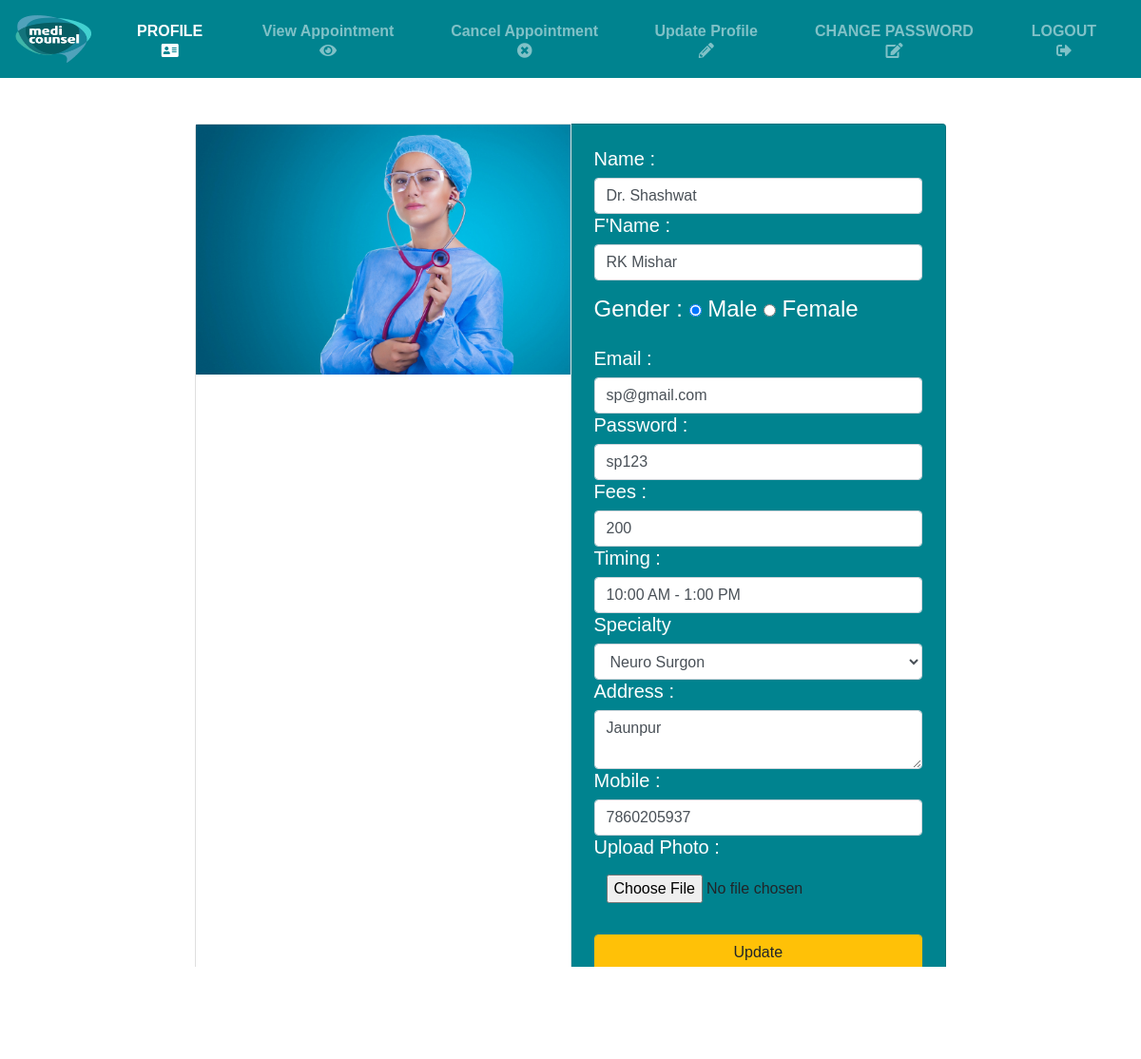
The app's page /dupdate1.php (signed in) with its own data.
### tables this page shows
CREATE TABLE IF NOT EXISTS `tbl_doctor` (
  `doc_id` int(11) NOT NULL AUTO_INCREMENT,
  `name` varchar(60) NOT NULL,
  `fname` varchar(60) NOT NULL,
  `gender` varchar(6) NOT NULL,
  `email` varchar(30) NOT NULL,
  `password` varchar(20) NOT NULL,
  `fees` int(6) NOT NULL,
  `timing` varchar(20) NOT NULL,
  `specialty` varchar(20) NOT NULL,
  `address` varchar(150) NOT NULL,
  `mobile` varchar(13) NOT NULL,
  `photo` varchar(150) NOT NULL,
  `date` varchar(20) NOT NULL,
  PRIMARY KEY (`doc_id`)
);

### dupdate1.php (the view, shortened to what this page needs)
<?php
if($_SESSION['doctor']=="")
{
	header("Location:login.php");
}
else
{
include("dheader.php");
$email=$_SESSION['doctor'];
$query="select * from tbl_doctor where email='$email'";
$res=mysql_query($query);
if($row=mysql_fetch_array($res,MYSQL_BOTH))
{
?>
<html>
<body>
<div class="container-fluid mx-auto p-0">
	<div class="row my-5">
		<div class="col-sm-8 form-group rounded clearfix mx-auto" >
		<div class="card-group" style="">
			<div class="card">
				<img src="images/dd.jpg" />
			</div>
			<div class="card" style="background:#00838f;">
			<form action="doctorcode.php" method="post" class="form-horizontal" enctype="multipart/form-data">
				<div class="form-group h5 p-4">
					<label for="name ">Name : </label>
					<input type="text" class="form-control" id="name" placeholder="Enter Name" name="name" value="<?php echo $row['name'] ?>" required>
					<label for="fname" >F'Name : </label>
					<input type="text" value="<?php echo $row['fname'] ?>" class="form-control" id="fname" placeholder="Enter Father's Name" name="fname" required>
				<div class="form-group pt-3 h4">
					<label for="gender">Gender : </label>
					<input type="radio" name="gender" class="form-group" value="male" <?php if($row['gender']=='male'){ echo "checked";}?>/> Male
					<input type="radio" name="gender" class="form-group" value="female" <?php if($row['gender']=='female'){ echo "checked";}?>/> Female
				</div>
					<label for="email" >Email : </label>
					<input type="email" value="<?php echo $row['email'] ?>" class="form-control" id="email" placeholder="Enter Your Email" name="email" required>
					<label for="password">Password : </label>
					<input type="text" value="<?php echo $row['password'] ?>" class="form-control" id="pass" placeholder="Enter Password" name="password" required>
					<label for="fees">Fees : </label>
					<input type="number" class="form-control" value="<?php echo $row['fees'] ?>" placeholder="Enter your Fees" name="fees" required>
					<label for="timing">Timing : </label>
					<input type="text" class="form-control" placeholder="Select Timing" value="<?php echo $row['timing'] ?>" name="timing"/>
					<label for="specialty">Specialty</label>
					<select class="form-control" name="specialty">
						<option class="form-control" ><?php echo $row['specialty']; ?></option>
					</select>
					<label for="address">Address : </label>
					<textarea class="form-control" name="address"><?php echo $row['address'] ?></textarea>
					<label for="mobile">Mobile : </label>
					<input type="number" class="form-control" name="mobile" value="<?php echo $row['mobile'] ?>" placeholder="Enter mobile no."/>
					<label for="photo">Upload Photo : </label>
					<input type="file" name="photo" value="Upload Photo" class="btn btn-default py-2"/>
					<input type="submit" value="Update" class="btn btn-warning form-control mt-4 rounded h1"/>
				</div>
			</form>
			</div>
		</div>
		</div>
	</div>
</div>
<?php
}
?>
</body>
</html>
<?php
}
?>

### css/style2.css (style rules this page uses)
body { background:url('../images/crush.jpg'); background-repeat:no-repeat; background-size:100% 100%; background-attachment:fixed; color:#fff; font-family: 'Dosis', sans-serif; font-weight: 400; }

### records on screen
tbl_doctor: name "Dr. Shashwat", fname "RK Mishar", gender "☑", email "sp@gmail.com", password "sp123", fees "200", timing "10:00 AM - 1:00 PM", specialty "Neuro Surgon", address "Jaunpur", mobile "7860205937"
